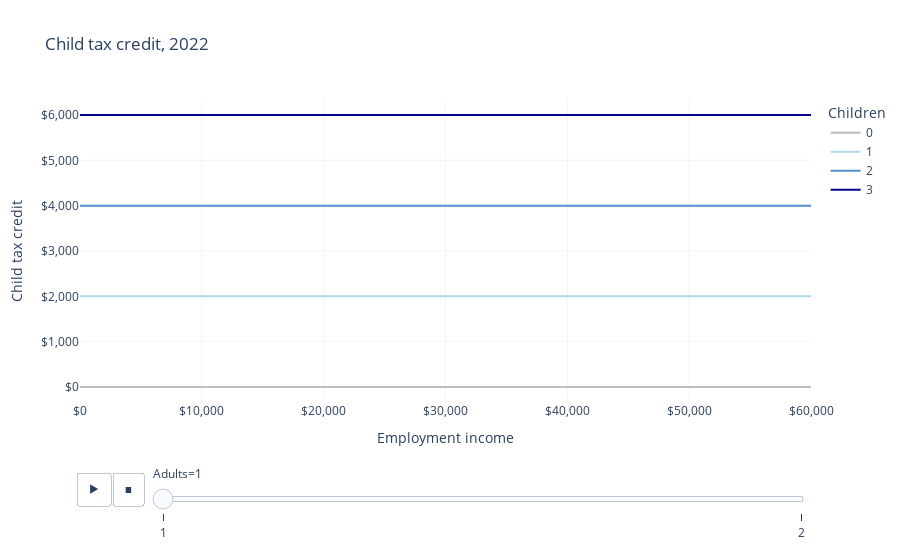

The cell this chart's notebook holds for it:
### Code cell
from policyengine_us import IndividualSim
import pandas as pd
import plotly.express as px

LIGHT_GRAY = "#F5F5F5"
GRAY = "#BDBDBD"
BLUE = "#5091cc"
LIGHT_BLUE = "lightblue"
DARK_BLUE = "darkblue"

COLOR_MAP = {"0": GRAY, "1": LIGHT_BLUE, "2": BLUE, "3": DARK_BLUE}


def make_ctc(adults, children):
    sim = IndividualSim(year=2022)
    sim.add_person(name="head", age=25)
    members = ["head"]
    if adults == 2:
        sim.add_person(name="spouse")
        members += ["spouse"]
    for i in range(children):
        child = "child{}".format(i)
        sim.add_person(name=child, age=6)
        members += [child]
    sim.add_tax_unit(name="tax_unit", members=members)
    sim.add_household(name="household", members=members)
    sim.vary("employment_income", max=60_000, step=100)
    return pd.DataFrame(
        dict(
            employment_income=sim.calc("employment_income")[0],
            ctc=sim.calc("ctc")[0].round(),
            mtr=-sim.deriv("ctc", "employment_income", wrt_target="head"),
            adults=adults,
            children=str(children),
        )
    )


# Make a table of CTC amounts for different numbers of adults and children.
l = []
for adults in range(1, 3):
    for children in range(0, 4):
        l.append(make_ctc(adults, children))

df = pd.concat(l)

LABELS = dict(
    employment_income="Employment income",
    income_source="Income source",
    ctc="Child tax credit",
    mtr="CTC marginal tax rate",
    children="Children",
    adults="Adults",
)

fig = px.line(
    df,
    "employment_income",
    "ctc",
    color="children",
    animation_frame="adults",
    labels=LABELS,
    title="Child tax credit, 2022",
    color_discrete_map=COLOR_MAP,
)

fig.update_layout(
    xaxis_tickformat="$,",
    yaxis_tickformat="$,",
    plot_bgcolor="white",
    xaxis_gridcolor=LIGHT_GRAY,
    yaxis_gridcolor=LIGHT_GRAY,
)
fig.show()

### Figure 1 — Plotly figure (JSON) as saved in the notebook; plotly's stock layout.template omitted (floating-point values rounded to 4 significant figures; data arrays with more than 128 entries replaced by an {"elided": "..."} marker saying what was removed)
{"data": [{"hovertemplate": "Children=0<br>Adults=1<br>Employment income=%{x}<br>Child tax credit=%{y}<extra></extra>", "legendgroup": "0", "line": {"color": "#BDBDBD", "dash": "solid"}, "marker": {"symbol": "circle"}, "mode": "lines", "name": "0", "orientation": "v", "showlegend": true, "type": "scatter", "x": {"elided": "601 int values"}, "xaxis": "x", "y": {"elided": "601 int values"}, "yaxis": "y"}, {"hovertemplate": "Children=1<br>Adults=1<br>Employment income=%{x}<br>Child tax credit=%{y}<extra></extra>", "legendgroup": "1", "line": {"color": "lightblue", "dash": "solid"}, "marker": {"symbol": "circle"}, "mode": "lines", "name": "1", "orientation": "v", "showlegend": true, "type": "scatter", "x": {"elided": "601 int values"}, "xaxis": "x", "y": {"elided": "601 int values"}, "yaxis": "y"}, {"hovertemplate": "Children=2<br>Adults=1<br>Employment income=%{x}<br>Child tax credit=%{y}<extra></extra>", "legendgroup": "2", "line": {"color": "#5091cc", "dash": "solid"}, "marker": {"symbol": "circle"}, "mode": "lines", "name": "2", "orientation": "v", "showlegend": true, "type": "scatter", "x": {"elided": "601 int values"}, "xaxis": "x", "y": {"elided": "601 int values"}, "yaxis": "y"}, {"hovertemplate": "Children=3<br>Adults=1<br>Employment income=%{x}<br>Child tax credit=%{y}<extra></extra>", "legendgroup": "3", "line": {"color": "darkblue", "dash": "solid"}, "marker": {"symbol": "circle"}, "mode": "lines", "name": "3", "orientation": "v", "showlegend": true, "type": "scatter", "x": {"elided": "601 int values"}, "xaxis": "x", "y": {"elided": "601 int values"}, "yaxis": "y"}], "layout": {"legend": {"title": {"text": "Children"}, "tracegroupgap": 0}, "plot_bgcolor": "white", "sliders": [{"active": 0, "currentvalue": {"prefix": "Adults="}, "len": 0.9, "pad": {"b": 10, "t": 60}, "steps": [{"args": [["1"], {"frame": {"duration": 0, "redraw": false}, "fromcurrent": true, "mode": "immediate", "transition": {"duration": 0, "easing": "linear"}}], "label": "1", "method": "animate"}, {"args": [["2"], {"frame": {"duration": 0, "redraw": false}, "fromcurrent": true, "mode": "immediate", "transition": {"duration": 0, "easing": "linear"}}], "label": "2", "method": "animate"}], "x": 0.1, "xanchor": "left", "y": 0, "yanchor": "top"}], "title": {"text": "Child tax credit, 2022"}, "updatemenus": [{"buttons": [{"args": [null, {"frame": {"duration": 500, "redraw": false}, "fromcurrent": true, "mode": "immediate", "transition": {"duration": 500, "easing": "linear"}}], "label": "&#9654;", "method": "animate"}, {"args": [[null], {"frame": {"duration": 0, "redraw": false}, "fromcurrent": true, "mode": "immediate", "transition": {"duration": 0, "easing": "linear"}}], "label": "&#9724;", "method": "animate"}], "direction": "left", "pad": {"r": 10, "t": 70}, "showactive": false, "type": "buttons", "x": 0.1, "xanchor": "right", "y": 0, "yanchor": "top"}], "xaxis": {"anchor": "y", "domain": [0, 1], "gridcolor": "#F5F5F5", "tickformat": "$,", "title": {"text": "Employment income"}}, "yaxis": {"anchor": "x", "domain": [0, 1], "gridcolor": "#F5F5F5", "tickformat": "$,", "title": {"text": "Child tax credit"}}}}
